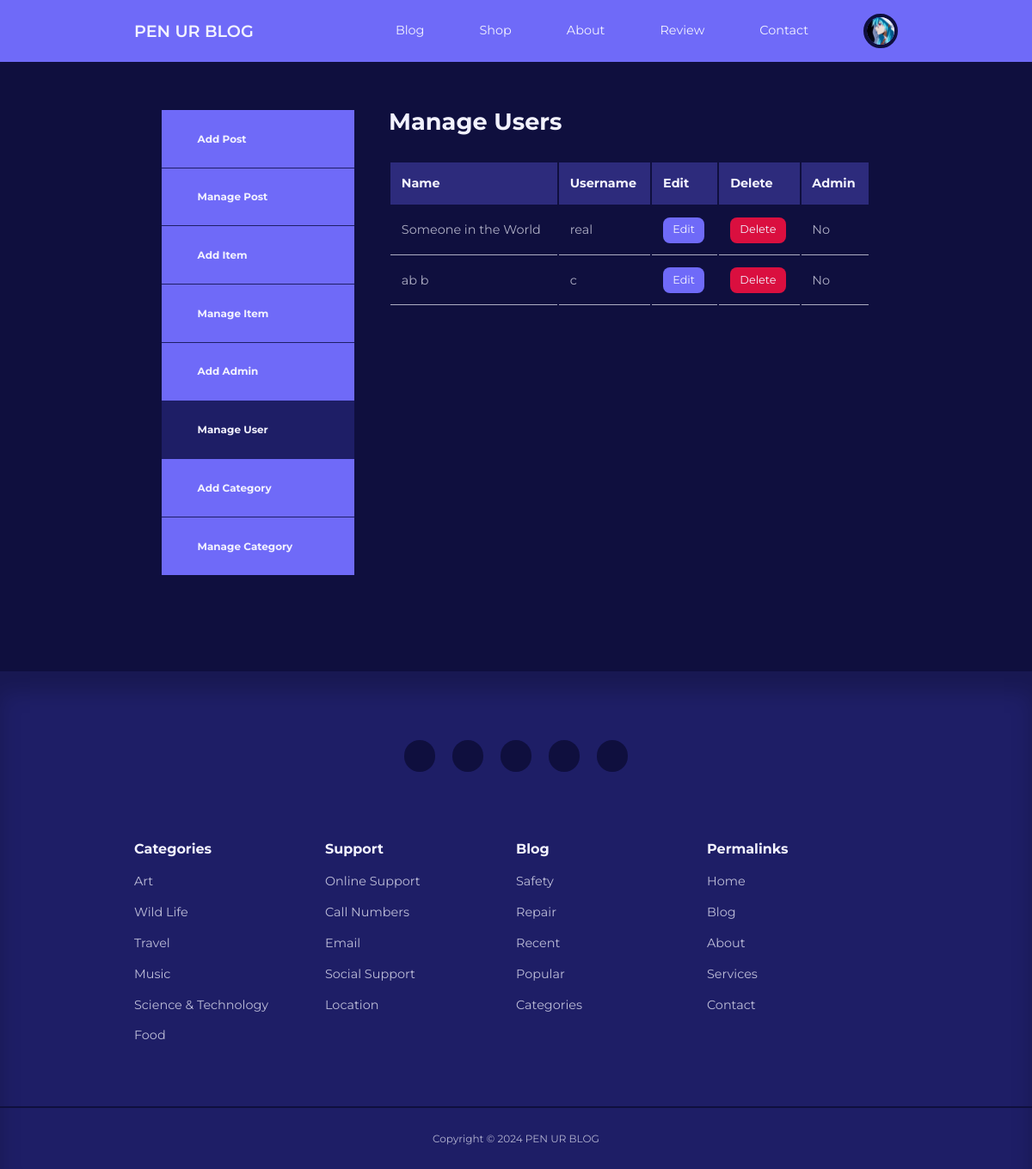
/blog/admin/manage-users.php (signed in), run on an earlier commit of the app's database.
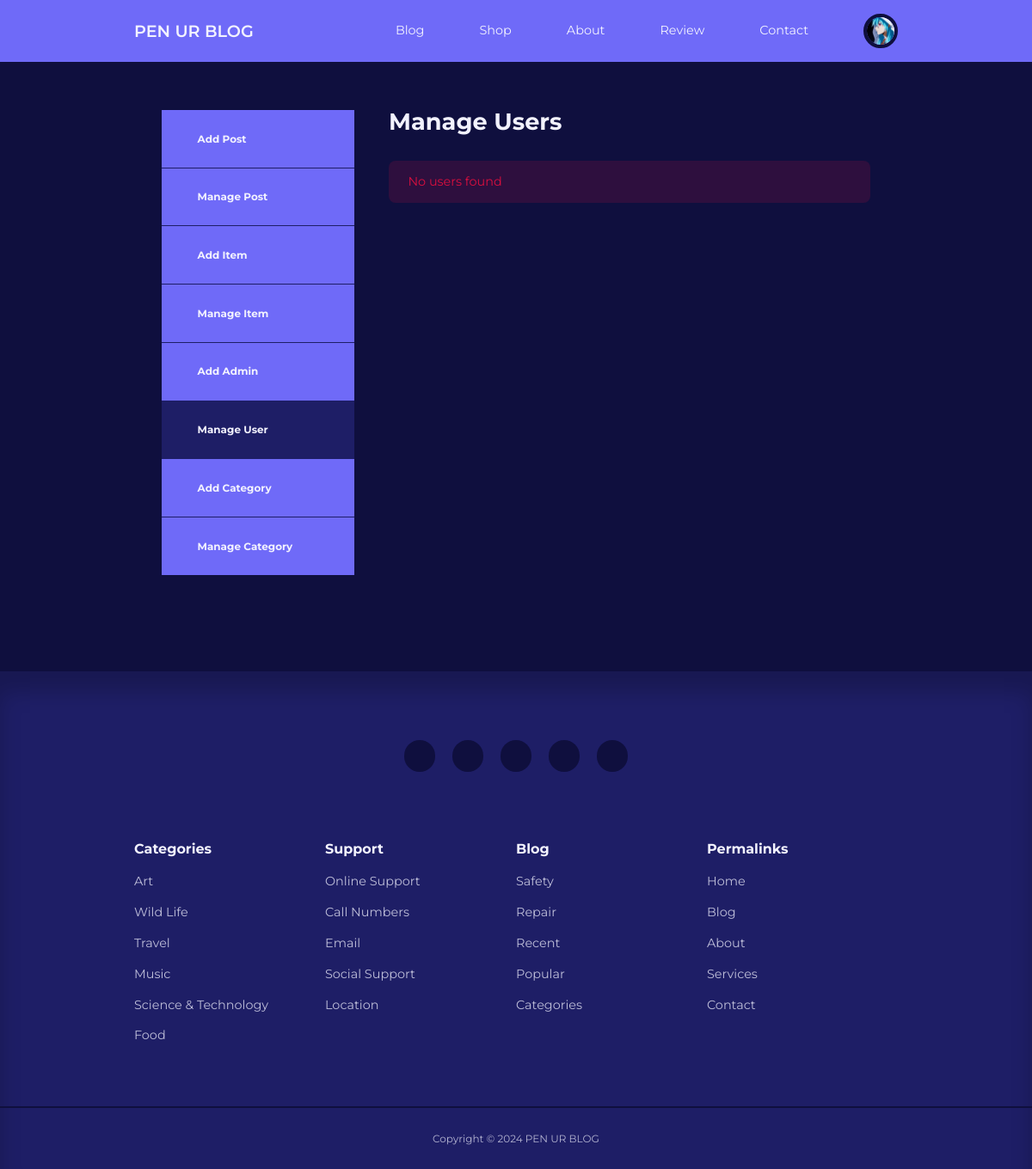
And on a later commit of the database.
### tables this page shows
CREATE TABLE `users` (
  `id` int(11) UNSIGNED NOT NULL,
  `firstname` varchar(50) NOT NULL,
  `lastname` varchar(50) NOT NULL,
  `username` varchar(50) NOT NULL,
  `email` varchar(100) NOT NULL,
  `password` varchar(255) NOT NULL,
  `avatar` varchar(255) NOT NULL,
  `is_admin` tinyint(1) NOT NULL,
  `bio` varchar(255) NOT NULL,
  `reset_token_hash` varchar(64) DEFAULT NULL,
  `reset_token_expires_at` datetime DEFAULT NULL
);

### blog/admin/partials/header.php (called while the page is built, shortened)
<?php
require '../partials/header.php';

### blog/admin/manage-users.php (the view, shortened to what this page needs)
<?php
include 'partials/header.php';
$current_admin_id = $_SESSION['user-id'];
$query = "SELECT * FROM users WHERE NOT id=$current_admin_id";
$users = mysqli_query($connection, $query);
?>
<section class="dashboard">
    <div class="container dashboard__container">
        <aside>
            <ul>
                <li>
                    <a href="add-post.php"><i class="uil uil-pen"></i>
                    <h5>Add Post</h5>
                    </a>
                </li>
                <li>
                    <a href="index.php"><i class="uil uil-postcard"></i>
                    <h5>Manage Post</h5>
                    </a>
                </li>
                <?php if (isset($_SESSION['user_is_admin'])) : ?>
                <li>
                    <a href="add-item.php"><i class="uil uil-create-dashboard"></i>
                    <h5>Add Item</h5>
                    </a>
                </li>
                <li>
                    <a href="manage-item.php"><i class="uil uil-box"></i>
                    <h5>Manage Item</h5>
                    </a>
                </li>
                <li>
                    <a href="add-user.php"><i class="uil uil-user-plus"></i>
                    <h5>Add Admin</h5>
                    </a>
                </li>
                <li>
                    <a href="manage-users.php" class="active"><i class="uil uil-users-alt"></i>
                    <h5>Manage User</h5>
                    </a>
                </li>
                <li>
                    <a href="add-category.php"><i class="uil uil-edit"></i>
                    <h5>Add Category</h5>
                    </a>
                </li>
                <li>
                    <a href="manage-categories.php"><i class="uil uil-list-ul"></i>
                    <h5>Manage Category</h5>
                    </a>
                </li>
                <?php endif ?>
            </ul>
        </aside>
        <main>
            <h2>Manage Users</h2>
            <?php if (mysqli_num_rows($users) > 0) : ?>
                <table>
                    <thead>
                        <tr>
                            <th>Name</th>
                            <th>Username</th>
                            <th>Edit</th>
                            <th>Delete</th>
                            <th>Admin</th>
                        </tr>
                    </thead>
                    <tbody>
                        <?php while ($user = mysqli_fetch_assoc($users)) : ?>
                            <tr>
                                <td><?= "{$user['firstname']} {$user['lastname']}" ?></td>
                                <td><?= $user['username'] ?></td>
                                <td><a href="<?= ROOT_URL ?>admin/edit-user.php?id=<?= $user['id'] ?>" class="btn sm">Edit</a></td>
                                <td><a href="<?= ROOT_URL ?>admin/delete-user.php?id=<?= $user['id'] ?>" class="btn sm danger">Delete</a></td>
                                <td><?= $user['is_admin'] ? 'Yes' : 'No' ?></td>
                            </tr>
                        <?php endwhile ?>
                    </tbody>
                </table>
            <?php else : ?>
                <div class="alert__message error"><?= "No users found" ?></div>
            <?php endif ?>
        </main>
    </div>
</section>
<?php
include '../partials/footer.php';
?>

### blog/partials/header.php (shortened to what this page needs)
<?php
require 'config/database.php';
if (isset($_SESSION['user-id'])) {
    $id = filter_var($_SESSION['user-id'], FILTER_SANITIZE_NUMBER_INT);
    $query = "SELECT * FROM users WHERE id=$id";
    $result = mysqli_query($connection, $query);
    $user = mysqli_fetch_assoc($result);
}
?>
<!DOCTYPE html>
<html lang="en">
<head>
    <link rel="stylesheet" href="<?= ROOT_URL ?>css/style.css">
    <link rel="stylesheet" href="https://unicons.iconscout.com/release/v4.0.0/css/line.css">
</head>
<body>
    <nav>
        <div class="container nav__container">
            <a href="<?= ROOT_URL ?>" class="nav__logo">PEN UR BLOG</a>
            <ul class="nav__items">
                <li><a href="<?= ROOT_URL ?>blog.php">Blog</a></li>
                <li><a href="<?= ROOT_URL ?>shop.php">Shop</a></li>
                <li><a href="<?= ROOT_URL ?>about.php">About</a></li>
                <li><a href="<?= ROOT_URL ?>review.php">Review</a></li>
                <li><a href="<?= ROOT_URL ?>contact.php">Contact</a></li>
                <?php if (isset($_SESSION['user-id'])) : ?>
                    <li class="nav__profile">
                        <div class="avatar">
                            <img src="<?= ROOT_URL . 'images/' . $user['avatar'] ?>">
                        </div>
                    </li>
                <?php else : ?>
                    <li><a href="<?= ROOT_URL ?>signin.php">LogIn</a></li>
                <?php endif ?>
            </ul>
        </div>
    </nav>

### blog/partials/footer.php (shortened to what this page needs)
<footer>
        <div class="footer__socials">
            <a href="https://youtube.com/egatortutorials" target="_blank"><i class="uil uil-youtube"></i></a>
            <a href="https://facebook.com" target="_blank"><i class="uil uil-facebook-f"></i></a>
            <a href="https://instagram.com" target="_blank"><i class="uil uil-instagram-alt"></i></a>
            <a href="https://linkedin.com" target="_blank"><i class="uil uil-linkedin"></i></a>
            <a href="https://twitter.com" target="_blank"><i class="uil uil-twitter"></i></a>
        </div>
        <div class="container footer__container">
            <article>
                <h4>Categories</h4>
                <ul>
                    <li><a href="">Art</a></li>
                    <li><a href="">Wild Life</a></li>
                    <li><a href="">Travel</a></li>
                    <li><a href="">Music</a></li>
                    <li><a href="">Science & Technology</a></li>
                    <li><a href="">Food</a></li>
                </ul>
            </article>
            <article>
                <h4>Support</h4>
                <ul>
                    <li><a href="">Online Support</a></li>
                    <li><a href="">Call Numbers</a></li>
                    <li><a href="">Email</a></li>
                    <li><a href="">Social Support</a></li>
                    <li><a href="">Location</a></li>
                </ul>
            </article>
            <article>
                <h4>Blog</h4>
                <ul>
                    <li><a href="">Safety</a></li>
                    <li><a href="">Repair</a></li>
                    <li><a href="">Recent</a></li>
                    <li><a href="">Popular</a></li>
                    <li><a href="">Categories</a></li>
                </ul>
            </article>
            <article>
                <h4>Permalinks</h4>
                <ul>
                    <li><a href="">Home</a></li>
                    <li><a href="">Blog</a></li>
                    <li><a href="">About</a></li>
                    <li><a href="">Services</a></li>
                    <li><a href="">Contact</a></li>
                </ul>
            </article>
        </div>
        <div class="footer__copyright">
            <small>Copyright &copy; 2024 PEN UR BLOG</small>
        </div>
    </footer>
</body>
</html>

### blog/css/style.css (style rules this page uses)
:root { --color-primary: #6f6af8; --color-primary-light: hsl(242, 91%, 69%, 18%); --color-primary-variant: #5854c7; --color-red: #da0f3f; --color-red-light: hsl(346, 87%, 46%, 15%); --color-green: #00c476; --color-green-light: hsl(156, 100%, 38%, 15%); --color-gray-900: #1e1e66; --color-gray-700: #2d2b7c; --color-gray-300: rgba(242, 242, 254, 0.3); --color-gray-200: rgba(242, 242, 254, 0.7); --color-white: #f2f2fe; --color-bg: #0f0f3e; --transition: all 300ms ease; --container-width-lg: 74%; --container-width-md: 88%; --form-width: 40%; --card-border-radius-1: 0.3rem; --card-border-radius-2: 0.5rem; --card-border-radius-3: 0.8rem; --card-border-radius-4: 2rem; --card-border-radius-5: 5rem; }
* { margin: 0; padding: 0; outline: 0; border: 0; appearance: 0; list-style: none; text-decoration: none; box-sizing: border-box; }
body { font-family: 'Montserrat', sans-serif; line-height: 1.6; color: var(--color-gray-200); overflow-x: hidden; background: var(--color-bg); font-size: 0.9em; }
.container { width: var(--container-width-lg); max-width: 1800px; margin-inline: auto; }
section { margin-top: 3rem; width: 100vw; }
h1, h2, h3, h4, h5 { color: var(--color-white); line-height: 1.3; }
h2 { font-size: 1.7rem; margin: 1rem 0; }
h4 { font-size: 1rem; }
a { color: var(--color-white); transition: var(--transition); }
img { display: block; width: 100%; object-fit: cover; }
nav { background: var(--color-primary); width: 100vw; height: 4.5rem; position: fixed; top: 0; z-index: 10; box-shadow: 0 1rem 1rem rgba(0, 0, 0, 0, 2); }
.nav__container { height: 100%; display: flex; align-items: center; justify-content: space-between; }
.avatar { width: 2.5rem; height: 2.5rem; border-radius: 50%; overflow: hidden; border: 0.3rem solid var(--color-bg); }
.nav__logo { font-weight: 600; font-size: 1.2rem; }
.nav__items { display: flex; align-items: center; gap: 4rem; }
.nav__profile { position: relative; cursor: pointer; }
footer { background: var(--color-gray-900); padding: 5rem 0 0; box-shadow: inset 0 1.5rem 1.5rem rgba(0, 0, 0, 0.2); }
.footer__socials { margin-inline: auto; width: fit-content; margin-bottom: 5rem; display: flex; justify-content: space-between; align-items: center; gap: 1.2rem; }
.footer__socials a { background: var(--color-bg); border-radius: 50%; width: 2.3rem; height: 2.3rem; display: flex; align-items: center; justify-content: center; }
.footer__container { display: grid; grid-template-columns: repeat(4, 1fr); }
footer h4 { color: var(--color-white); margin-bottom: 0.6rem; }
footer ul li { padding: 0.4rem 0; }
footer ul a { opacity: 0.75; }
.footer__copyright { text-align: center; padding: 1.5rem 0; border-top: 2px solid var(--color-bg); margin-top: 4rem; }
.alert__message { padding: 0.8rem 1.4rem; margin-bottom: 1rem; border-radius: var(--card-border-radius-2); }
.alert__message.error { background: var(--color-red-light); color: var(--color-red); }
.dashboard { margin-top: 6rem; }
.dashboard__container { display: grid; grid-template-columns: 14rem auto; gap: 1rem; background-color: #0f0f3e; padding: 2rem; margin-bottom: 5rem; }
.dashboard aside a { background-color: var(--color-primary); display: flex; gap: 1rem; align-items: center; padding: 1.6rem; }
.dashboard aside ul li:not(:last-child) a { border-bottom: 1px solid var(--color-gray-900); }
.dashboard aside a.active { background-color: var(--color-gray-900); }
.dashboard main { margin-left: 1.5rem; }
.dashboard main h2 { margin: 0 0 2rem 0; line-height: 1; }
.btn { display: inline-block; width: fit-content; padding: 0.6rem 1.2rem; background-color: var(--color-primary); border-radius: var(--card-border-radius-2); cursor: pointer; transition: var(--transition); color: var(--color-white); }
.btn.sm { padding: 0.3rem 0.7rem; font-size: 0.8rem; }
.btn.danger { background: var(--color-red); }
.dashboard main table { width: 100%; text-align: left; }
.dashboard main table th { background: var(--color-gray-700); padding: 0.8rem; color: var(--color-white); }
.dashboard main table td { padding: 0.8rem; border-bottom: 1px solid var(--color-gray-200); }

What changed in the data, as far as the page shows it:
removed users: firstname "Someone", lastname "in the World", username "real", is_admin "No"
removed users: firstname "ab", lastname "b", username "c", is_admin "No"
Also different on the page:
text no longer shown: "Name Username Edit Delete Admin"
text now shown: "No users found"
